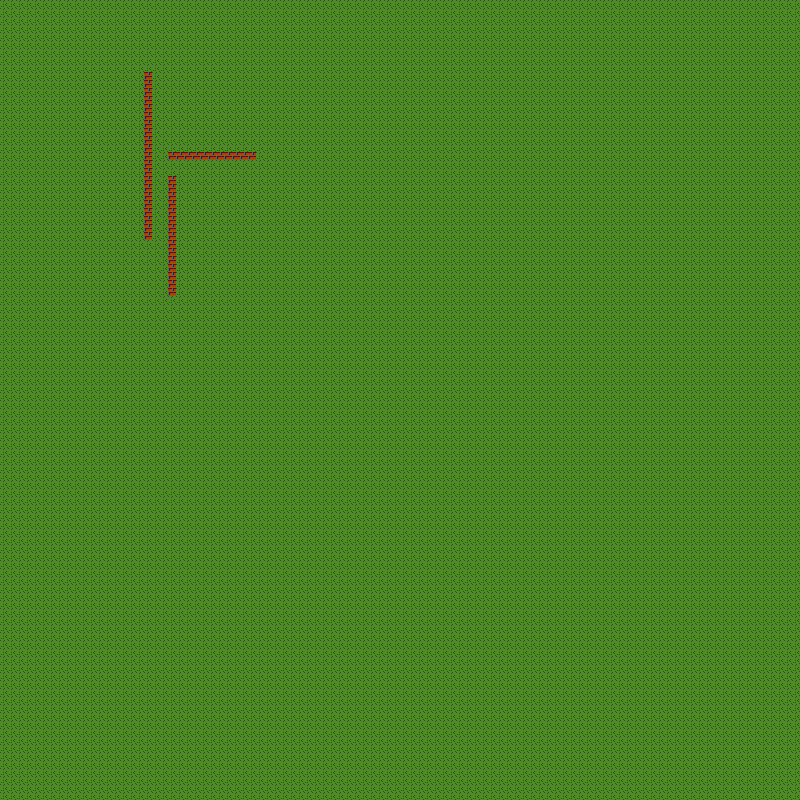

This is a level from a 2D game, rendered from its Tiled map with the project's own tilesets. A one-line summary and the map file follow, with tile-layer data summarised:
An orthogonal 100x100 tile map with 8x8 px tiles, 2 tile layers (ground, collisions), 2 tilesets and 3 objects (spawn, scenario, move_path).

<map version="1.10" tiledversion="1.10.1" orientation="orthogonal" renderorder="right-down" width="100" height="100" tilewidth="8" tileheight="8" infinite="0" nextlayerid="4" nextobjectid="7">
 <tileset firstgid="1" source="ground.tsx" />
 <tileset firstgid="7" source="bricks.tsx" />
 <layer id="1" name="ground" width="100" height="100">
  <data>[10000 cells, 10000 non-empty, 1 distinct tile ids]</data>
 </layer>
 <layer id="2" name="collisions" width="100" height="100">
  <data>[10000 cells, 47 non-empty, 1 distinct tile ids]</data>
 </layer>
 <objectgroup id="3" name="spawns">
  <object id="3" name="spawn_patrol" type="spawn" x="183.182" y="168.455" width="16" height="16">
   <properties>
    <property name="allowedFactions" value="Friendly" />
    <property name="cooldown_seconds" type="float" value="0" />
    <property name="factions" value="Friendly" />
    <property name="removeWhenEmpty" type="bool" value="true" />
    <property name="tank_type" value="heavy" />
    <property name="tanks_inside" type="int" value="1" />
    <property name="triggerFactions" value="Player, Enemy" />
    <property name="trigger_distance" type="float" value="512" />
   </properties>
  </object>
  <object id="4" name="patrol perimeter" type="scenario" x="181.142" y="166.563" width="21.2159" height="19.875">
   <properties>
    <property name="factions" value="Friendly" />
    <property name="highPriority" type="bool" value="false" />
    <property name="loop" type="bool" value="true" />
    <property name="oncePerActor" type="bool" value="true" />
    <property name="pathName" value="testPath" />
    <property name="type" value="AreaMovingPath" />
   </properties>
  </object>
  <object id="5" name="testPath" type="move_path" x="224" y="175.75">
   <polyline points="0,0 128,0" />
  </object>
 </objectgroup>
</map>
